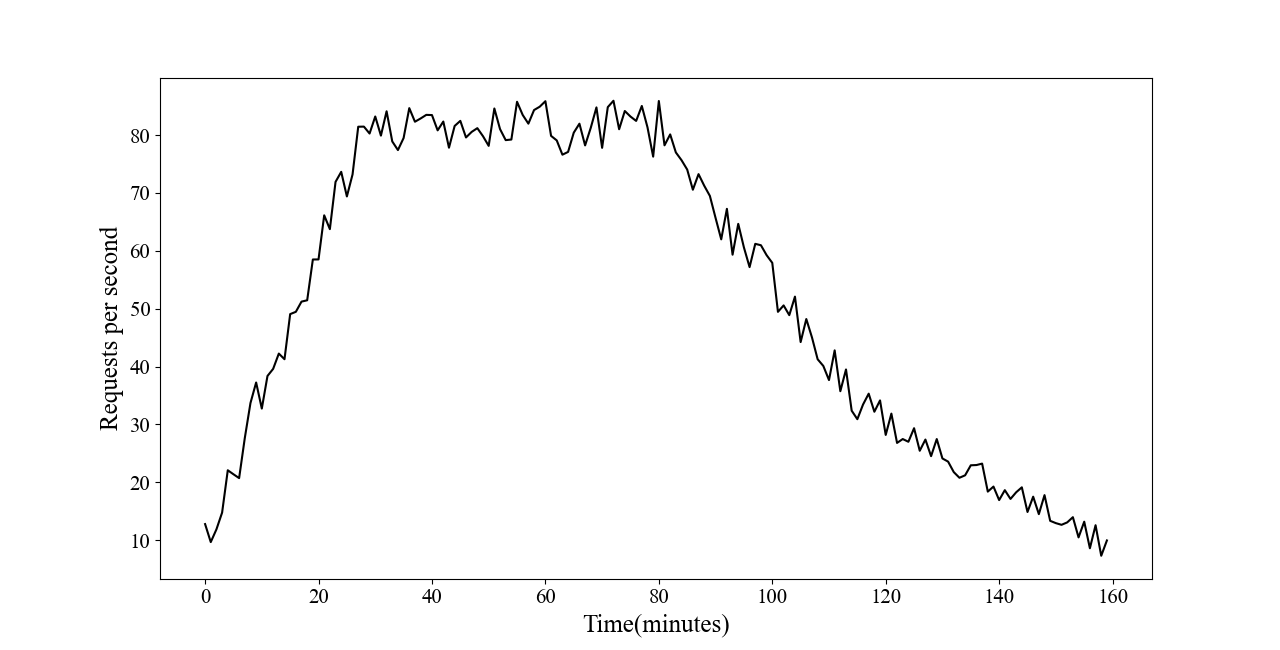

The script that saved this image:
import random
import matplotlib.pyplot as plt
from matplotlib.ticker import FuncFormatter

def x_update_scale_value(x,p):
    return str(int(x)*2)+'m'
plt.rc('font', family="Times New Roman")
plt.rcParams["figure.figsize"] = (12.8,6.5)
minn = 9
max2 = 30
max3 = 81

stage1=14
stage2=36
stage3=66
stage4=80

buffer=[]

delta = (max3-minn)/(stage1-1)
for i in range(stage1):
    load=10+delta*i+random.uniform(-5,5)
    print(i,load)
    buffer.append(load)

for i in range(stage1,stage2):
    load=max3+random.uniform(-5,5)
    print(i,load)
    buffer.append(load)

delta = (max3-max2)/(stage3-stage2-1)
for i in range(stage2,stage3):
    load=max3-delta*(i-stage2)+random.uniform(-5,5)
    print(i,load)
    buffer.append(load)
delta = (max2-minn)/(stage4-stage3-1)
for i in range(stage3,stage4):
    load=max2-delta*(i-stage3)+random.uniform(-3,3)
    print(i,load)
    buffer.append(load)

plt.cla()
plt.tick_params(labelsize=15)
plt.plot(buffer,color="black")  # total rewards in an iteration or episode
plt.xlabel('Time(minutes)',fontsize=18)
plt.ylabel('Requests per second',fontsize=18)
plt.gca().xaxis.set_major_formatter(FuncFormatter(x_update_scale_value))
plt.show()
# plt.savefig('load.png')
# f2=open("load1.csv",mode='a')
# f2.write(",".join([str(x) for x in buffer]))
# f2.close()
